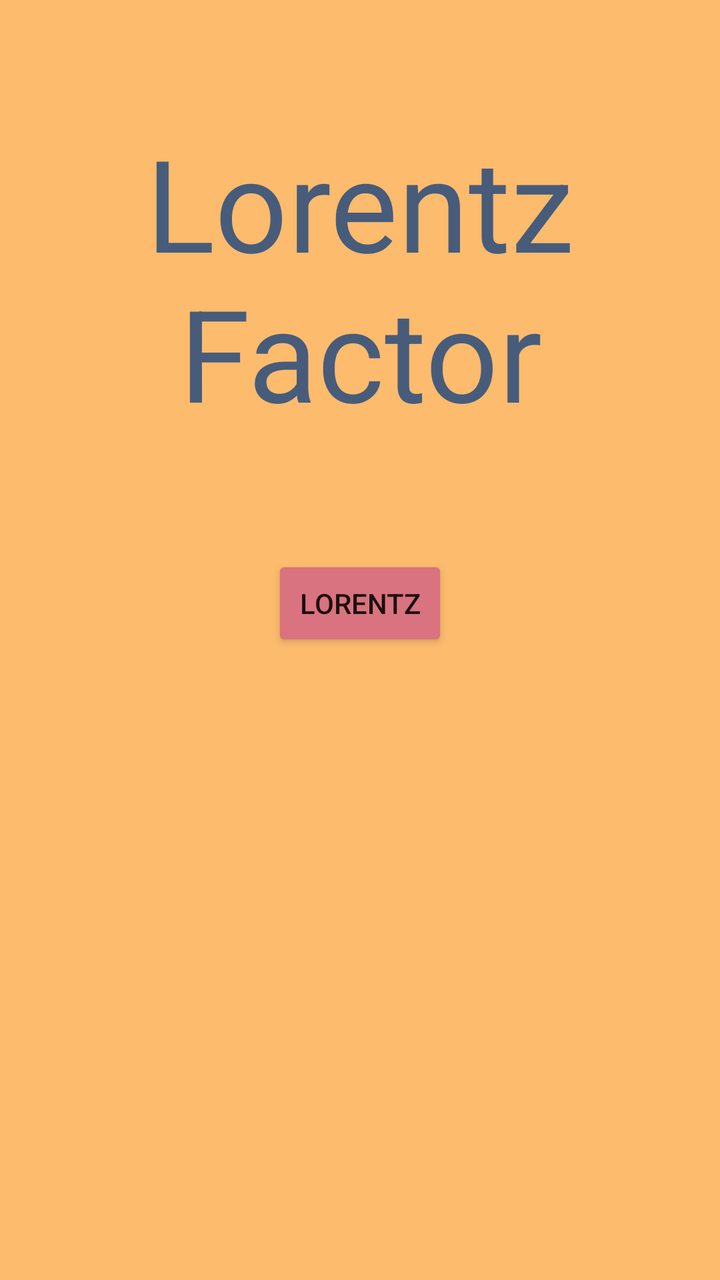
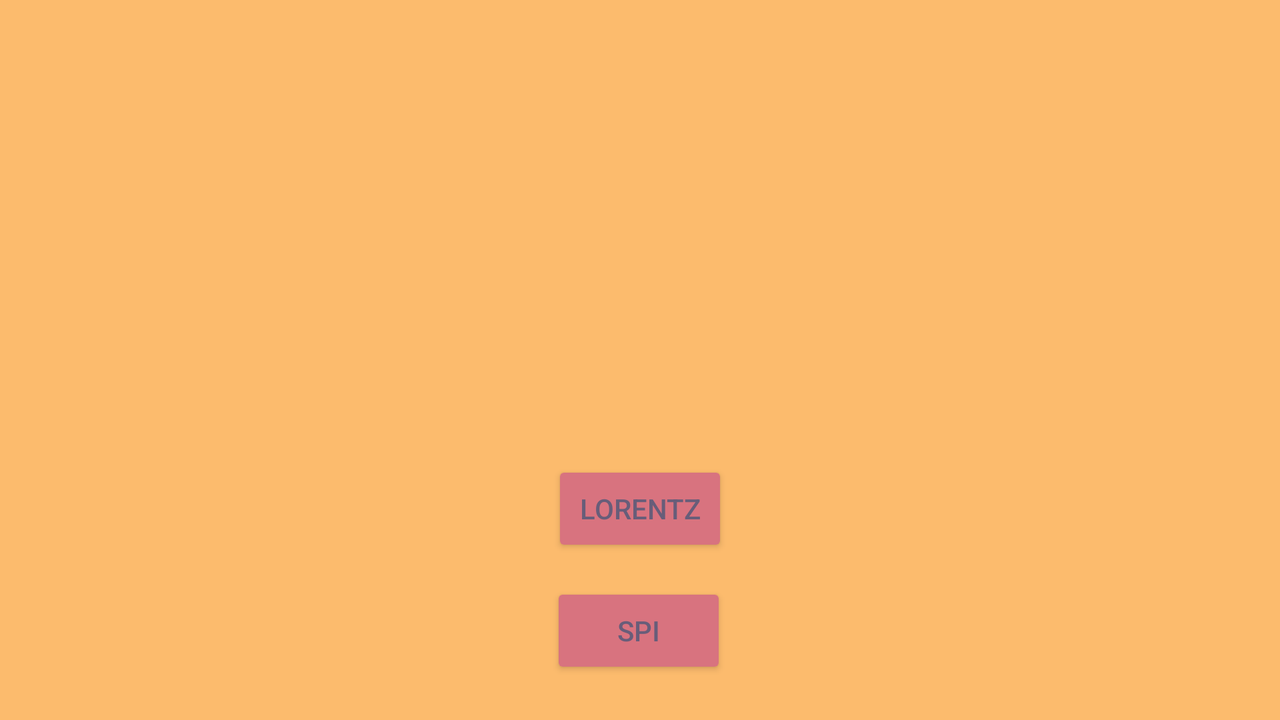

One screen, two layout resources from the same app: the default and the author's alternative for another configuration. Each is rendered where Android would select it; the XML of both is given below.
<!-- AndroidManifest.xml: application theme Theme.AppDev_Task1 -->
<!-- res/layout/activity_main.xml -->
<?xml version="1.0" encoding="utf-8"?>
<androidx.constraintlayout.widget.ConstraintLayout xmlns:android="http://schemas.android.com/apk/res/android"
    xmlns:app="http://schemas.android.com/apk/res-auto"
    xmlns:tools="http://schemas.android.com/tools"
    android:layout_width="match_parent"
    android:layout_height="match_parent"
    android:background="#FCBB6D"
    tools:context=".MainActivity" >

    <Button
        android:id="@+id/bt_goToLF"
        android:layout_width="wrap_content"
        android:layout_height="wrap_content"
        android:text="Lorentz"
        app:backgroundTint="#D8737F"
        app:layout_constraintBottom_toBottomOf="parent"
        app:layout_constraintEnd_toEndOf="parent"
        app:layout_constraintStart_toStartOf="parent"
        app:layout_constraintTop_toTopOf="parent"
        app:layout_constraintVertical_bias="0.469" />

    <TextView
        android:id="@+id/textView2"
        android:layout_width="wrap_content"
        android:layout_height="wrap_content"
        android:gravity="center"
        android:text="Lorentz Factor"
        android:textColor="#475C7A"
        android:textSize="64sp"
        app:layout_constraintBottom_toTopOf="@+id/bt_goToLF"
        app:layout_constraintEnd_toEndOf="parent"
        app:layout_constraintStart_toStartOf="parent"
        app:layout_constraintTop_toTopOf="parent" />
</androidx.constraintlayout.widget.ConstraintLayout>
<!-- resources referenced by this layout -->
<resources>
  <style name="Theme.AppDev_Task1" parent="Theme.MaterialComponents.DayNight.DarkActionBar">
          
          <item name="colorPrimary">@color/purple_500</item>
          <item name="colorPrimaryVariant">@color/purple_700</item>
          <item name="colorOnPrimary">@color/white</item>
          
          <item name="colorSecondary">@color/teal_200</item>
          <item name="colorSecondaryVariant">@color/teal_700</item>
          <item name="colorOnSecondary">@color/black</item>
          
          <item name="android:statusBarColor" tools:targetApi="l">?attr/colorPrimaryVariant</item>
          
      </style>
</resources>
<!-- res/layout-land/activity_main.xml (the author's variant of the layout above) -->
<!-- drawn on the phone turned sideways -->
<?xml version="1.0" encoding="utf-8"?>
<androidx.constraintlayout.widget.ConstraintLayout xmlns:android="http://schemas.android.com/apk/res/android"
    xmlns:app="http://schemas.android.com/apk/res-auto"
    xmlns:tools="http://schemas.android.com/tools"
    android:layout_width="match_parent"
    android:layout_height="match_parent"
    android:background="#FCBB6D"
    tools:context=".MainActivity" >

    <Button
        android:id="@+id/bt_goToLF"
        android:layout_width="wrap_content"
        android:layout_height="wrap_content"
        android:text="Lorentz"
        android:textColor="#685D79"
        app:backgroundTint="#D8737F"
        app:layout_constraintBottom_toBottomOf="parent"
        app:layout_constraintEnd_toEndOf="parent"
        app:layout_constraintStart_toStartOf="parent"
        app:layout_constraintTop_toTopOf="parent"
        app:layout_constraintVertical_bias="0.738" />

    <Button
        android:id="@+id/bt_goToSP"
        android:layout_width="wrap_content"
        android:layout_height="wrap_content"
        android:text="SPI"
        android:textColor="#685D79"
        app:backgroundTint="#D8737F"
        app:layout_constraintBottom_toBottomOf="parent"
        app:layout_constraintEnd_toEndOf="parent"
        app:layout_constraintHorizontal_bias="0.499"
        app:layout_constraintStart_toStartOf="parent"
        app:layout_constraintTop_toBottomOf="@+id/bt_goToLF"
        app:layout_constraintVertical_bias="0.384" />

    <ImageView
        android:id="@+id/imageView2"
        android:layout_width="wrap_content"
        android:layout_height="wrap_content"
        app:layout_constraintBottom_toBottomOf="parent"
        app:layout_constraintEnd_toEndOf="parent"
        app:layout_constraintStart_toStartOf="parent"
        app:layout_constraintTop_toTopOf="parent"
        app:layout_constraintVertical_bias="0.027"
        app:srcCompat="@drawable/bg" />

</androidx.constraintlayout.widget.ConstraintLayout>
